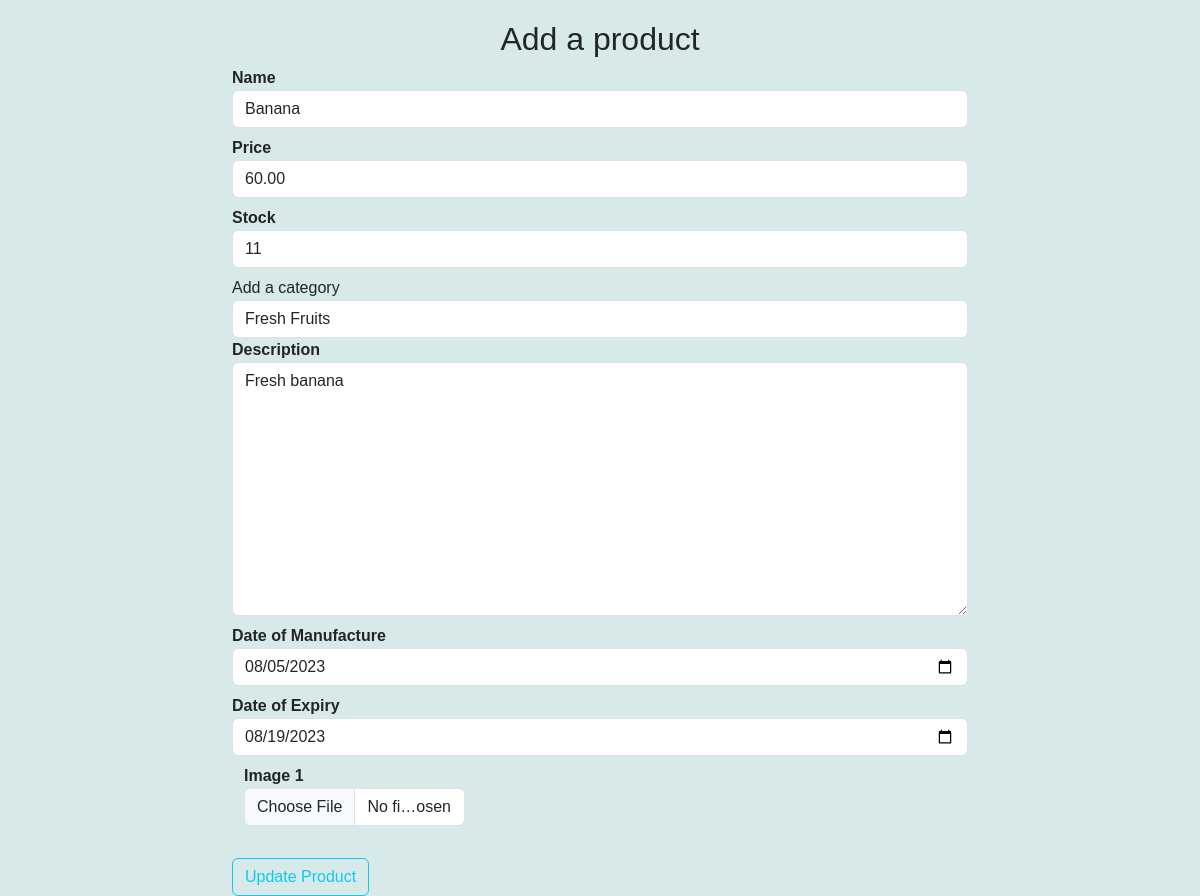
The page /updateproduct/4 (signed in) on the database as committed earlier.
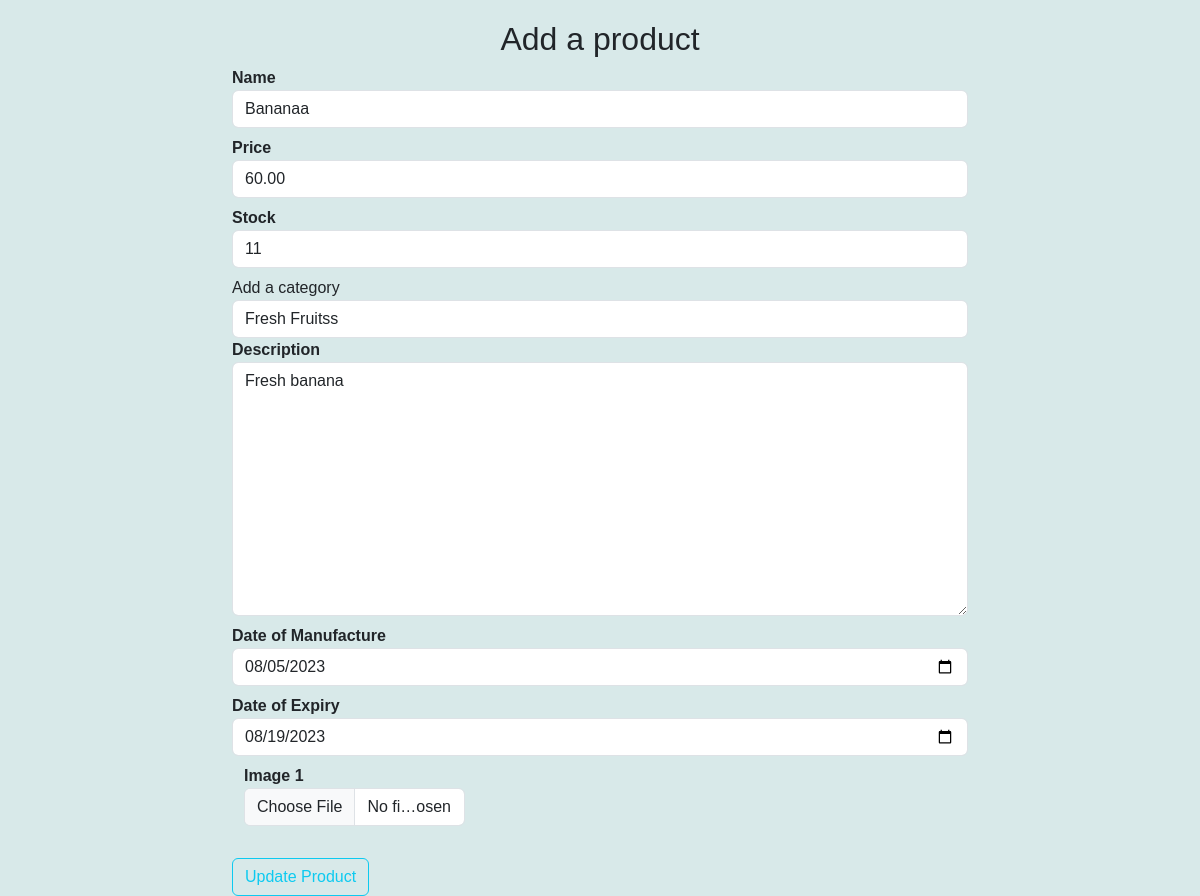
The same page on the database as committed later.
### store/products/models.py (models this page shows, shortened)
class AddProduct(db.Model):
    __searchable__ = ['name', 'desc']
    id = db.Column(db.Integer, primary_key=True, autoincrement=True)
    name = db.Column(db.String(80), nullable=False)
    price = db.Column(db.Numeric(10,2), nullable=False)
    stock = db.Column(db.Integer, nullable = False)
    desc = db.Column(db.Text, nullable=False)
    mftr_date = db.Column(db.Date, nullable=False)
    exp_date = db.Column(db.Date, nullable=False)
    pub_date = db.Column(db.DateTime, nullable=False,
        default=datetime.utcnow)
    category_id = db.Column(db.Integer, db.ForeignKey('category.id'),nullable=False)
    category = db.relationship('Category',backref=db.backref('posts', cascade="all, delete-orphan",lazy=True))
    image = db.Column(db.String(150), nullable=True)

class Category(db.Model):
    id = db.Column(db.Integer, primary_key=True, autoincrement=True)
    name = db.Column(db.String(30),nullable=False,unique=True)

### store/products/routes.py (the view, shortened to what this page needs)
@app.route('/updateproduct/<int:id>', methods=['GET','POST'])
def updateproduct(id):
    if 'email' not in session:
        flash('Please login first', 'danger')
        return redirect(url_for('login'))
    categories = Category.query.all()
    product = AddProduct.query.get_or_404(id)
    form = Addproducts(request.form)
    form.name.data = product.name
    form.price.data = product.price
    form.stock.data = product.stock
    form.description.data = product.desc
    form.mftr_date.data = product.mftr_date
    form.exp_date.data = product.exp_date
    return render_template('products/updateproduct.html', form=form, categories=categories,product=product)

### store/products/forms.py
class Addproducts(Form):
    name = StringField('Name',[validators.DataRequired(message=None)] )
    price = DecimalField('Price', [validators.DataRequired(message=None)])
    stock = IntegerField('Stock', [validators.DataRequired(message=None)])
    description = TextAreaField('Description', [validators.DataRequired(message=None)])
    mftr_date = DateField('Date of Manufacture', [validators.DataRequired(message=None)])
    exp_date = DateField('Date of Expiry', [validators.DataRequired(message=None)])
    image_1 = FileField('Image 1', validators=[FileAllowed(['jpg', 'png', 'gif', 'jpeg'])])

### store/templates/products/updateproduct.html (shortened to what this page needs)
{% extends 'layout.html' %}
{% block content %}
<div class="container">
    <div class="row">
    <div class="col-md-2"></div>
    <div class="col-md-8">
        <h2 class="text-center"> Add a product</h2>
        {% from "_formhelpers.html" import render_field %}
        <form action="" method="POST" enctype="multipart/form-data">
            {{render_field(form.name, class="form-control",placeholder="Add product name")}}
            {{render_field(form.price, class="form-control",placeholder="Add product price")}}
            {{render_field(form.stock, class="form-control",placeholder="Add product stock")}}
            <label for="category">Add a category</label>
            <select name="category" id="category" class="form-control" required>
                <option value="{{product.category_id}}">{{product.category.name}}</option>
            </select>
            {{render_field(form.description, class="form-control",placeholder="Add product description", rows=10)}}
            {{render_field(form.mftr_date, class="form-control",placeholder="Date of Manufacture", rows=10)}}
            {{render_field(form.exp_date, class="form-control",placeholder="Date of Expiry", rows=10)}}
        <div class="container">
            <div class="row">
                <div class="col-md-4">{{render_field(form.image_1, class="form-control")}}</div>
            </div>
        </div>
        <button type="submit" class="btn btn-outline-info mt-4">Update Product</button>
        </form>
    </div>
    <div class="col-md-2"></div>
</div>
</div>
{% endblock content %}

Rows that differ between the two databases and show on the page:
changed AddProduct: name "Banana" → "Bananaa"
changed Category: category "Fresh Fruits" → "Fresh Fruitss"
